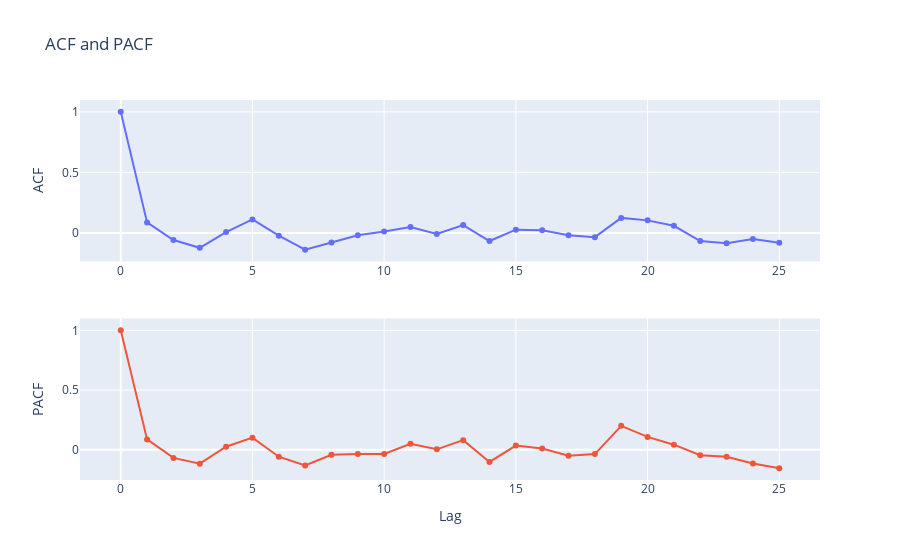

The notebook cell saved with this chart:
### Code cell
plot_acf_pacf(belgium_wheat_prices['Value'], 25)

### Figure 1 — Plotly figure (JSON) as saved in the notebook; plotly's stock layout.template omitted (floating-point values rounded to 4 significant figures)
{"data": [{"mode": "lines+markers", "name": "ACF", "type": "scatter", "x": [0, 1, 2, 3, 4, 5, 6, 7, 8, 9, 10, 11, 12, 13, 14, 15, 16, 17, 18, 19, 20, 21, 22, 23, 24, 25], "xaxis": "x", "y": [1, 0.08619, -0.05885, -0.1233, 0.006914, 0.111, -0.02287, -0.1387, -0.07984, -0.01988, 0.01059, 0.04844, -0.008495, 0.06446, -0.06715, 0.02654, 0.02193, -0.01905, -0.03523, 0.1239, 0.1034, 0.05852, -0.06782, -0.08562, -0.05022, -0.08115], "yaxis": "y"}, {"mode": "lines+markers", "name": "PACF", "type": "scatter", "x": [0, 1, 2, 3, 4, 5, 6, 7, 8, 9, 10, 11, 12, 13, 14, 15, 16, 17, 18, 19, 20, 21, 22, 23, 24, 25], "xaxis": "x2", "y": [1, 0.08692, -0.06792, -0.1164, 0.02523, 0.1015, -0.05785, -0.1313, -0.04118, -0.03451, -0.03511, 0.04971, 0.003928, 0.08057, -0.1013, 0.03564, 0.01065, -0.04887, -0.0357, 0.2006, 0.1079, 0.04279, -0.04584, -0.05856, -0.1142, -0.1538], "yaxis": "y2"}], "layout": {"showlegend": false, "title": {"text": "ACF and PACF"}, "xaxis": {"anchor": "y", "domain": [0, 1]}, "xaxis2": {"anchor": "y2", "domain": [0, 1], "title": {"text": "Lag"}}, "yaxis": {"anchor": "x", "domain": [0.575, 1], "title": {"text": "ACF"}}, "yaxis2": {"anchor": "x2", "domain": [0, 0.425], "title": {"text": "PACF"}}}}
